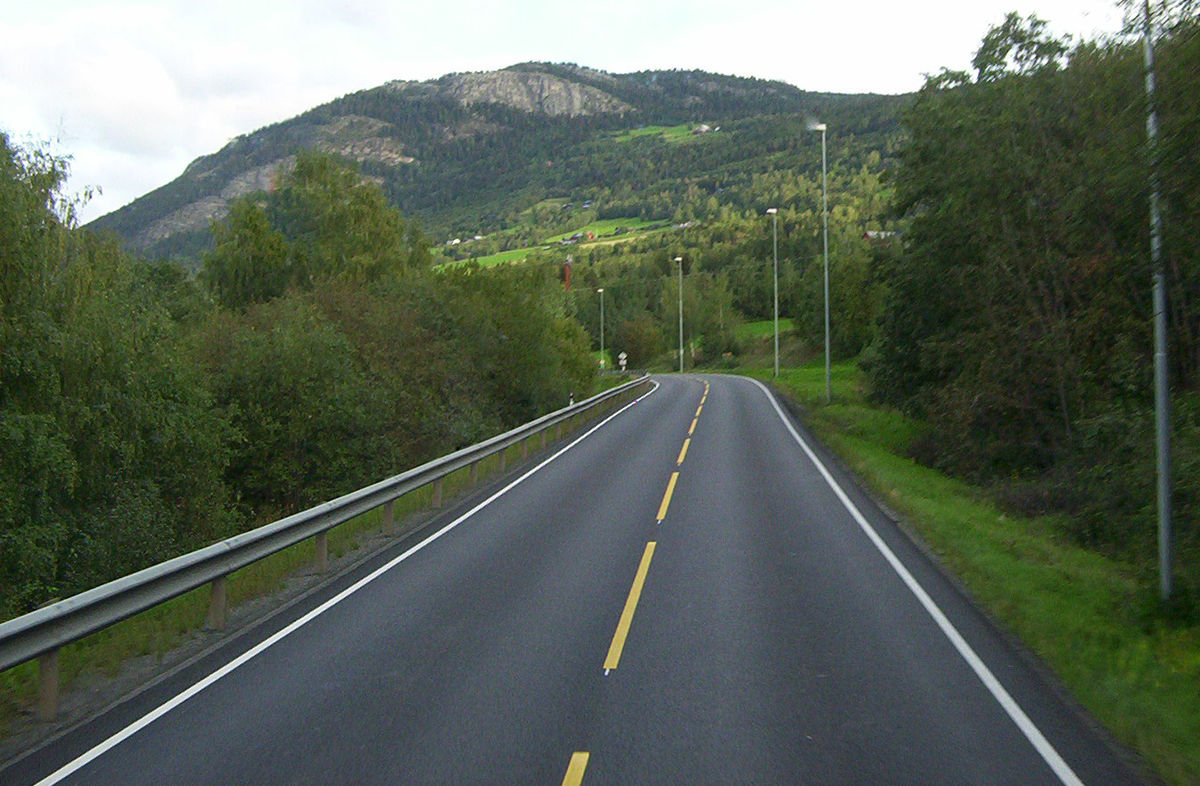
#> input picture road.jpg, 1200 x 786 px, found by its file name
$ jupyter execute 'Computer Vision - v1.ipynb'
#> lines starting #> are read from the running program, lines starting #| are printed output that depends on the picture; after the words box and inside, x2 and y2 are one past the last pixel; in counts of white or black regions, pixels touching at a corner belong together; pictures that were not available may be replaced by others from this repository, and a replacement may not be noted
[cell 1]
#Initial iteration - CV2 project / https://www.youtube.com/watch?v=G0cHyaP9HaQ&t=221s

import matplotlib.pylab as plt
import cv2
import numpy as np

def region_of_interest(img, vertices):
    mask = np.zeros_like(img)
    #channel_count = img.shape[2]
    match_mask_color = 255
    cv2.fillPoly(mask, vertices, match_mask_color)
    masked_image = cv2.bitwise_and(img, mask)
    return masked_image

def drow_the_lines(img, lines):
    img = np.copy(img)
    blank_image = np.zeros((img.shape[0], img.shape[1], 3), dtype=np.uint8)

    for line in lines:
        for x1, y1, x2, y2 in line:
            cv2.line(blank_image, (x1,y1), (x2,y2), (0, 255, 0), thickness=10)

    img = cv2.addWeighted(img, 0.8, blank_image, 1, 0.0)
    return img

image = cv2.imread('Road.jpg')
#> image is the input picture: shape (786, 1200, 3); mean B, G, R 87, 99.6, 89.3
image = cv2.cvtColor(image, cv2.COLOR_BGR2RGB)
print(image.shape)
#| (786, 1200, 3)
height = image.shape[0]
#> height = 786
width = image.shape[1]
#> width = 1200
region_of_interest_vertices = [
    (0, height),
    (width/2, height/2),
    (width, height)
]
#> region_of_interest_vertices = [(0, 786), (600, 393), (1200, 786)]
gray_image = cv2.cvtColor(image, cv2.COLOR_RGB2GRAY)
canny_image = cv2.Canny(gray_image, 100, 200)
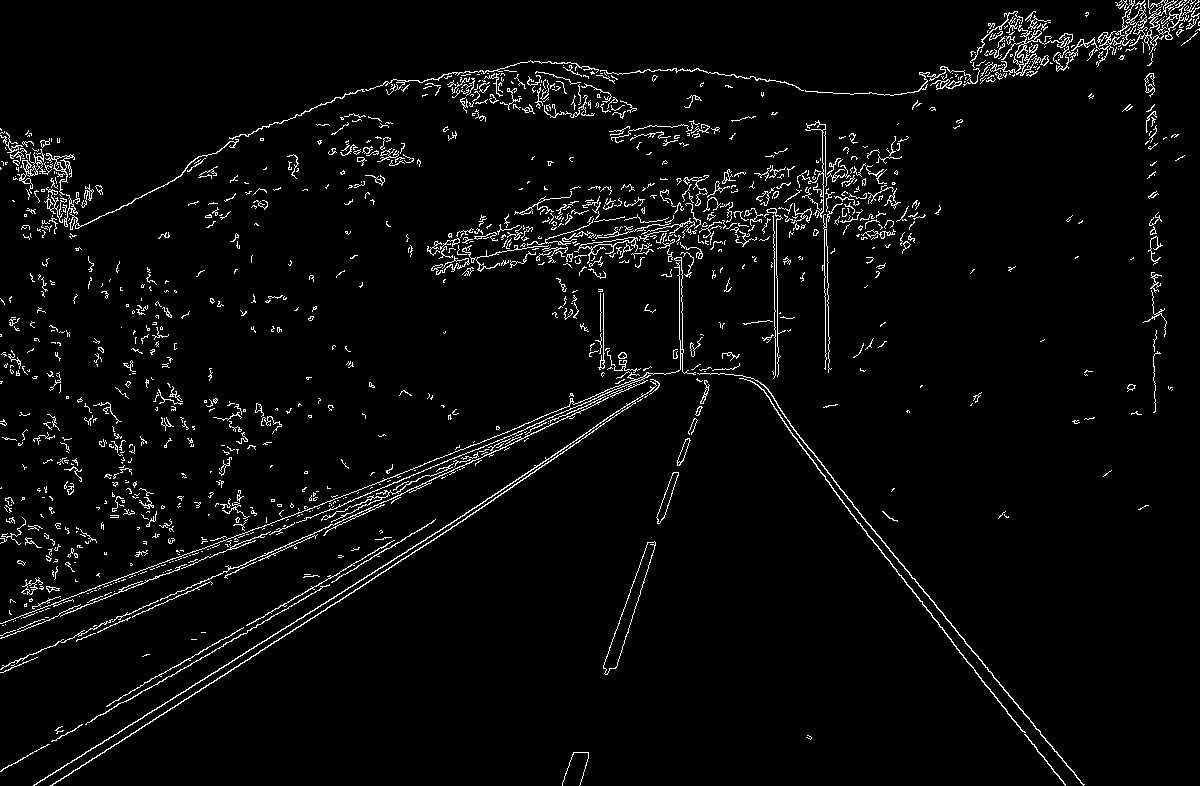
#> canny_image: shape (786, 1200); 3.6% white in thin lines or dots
cropped_image = region_of_interest(canny_image,
                np.array([region_of_interest_vertices], np.int32),)
#> in region_of_interest, `cv2.fillPoly(mask, vertices, match_mask_color)`: mask: shape (786, 1200); 25% white; 1 white region, box (x1, y1, x2, y2) and area: (1, 393, 1200, 786) 236007
#> in region_of_interest, `masked_image = cv2.bitwise_and(img, mask)`: masked_image: shape (786, 1200); 0.41% white in thin lines or dots, all inside (x1, y1, x2, y2) = (33, 393, 1085, 786)
lines = cv2.HoughLinesP(cropped_image,
                        rho=6,
                        theta=np.pi/180,
                        threshold=160,
                        lines=np.array([]),
                        minLineLength=40,
                        maxLineGap=25)
#> lines = 28 rows, first 6: [33, 785, 425, 540], [476, 507, 589, 431], [231, 669, 353, 592], [228, 637, 329, 576], [419, 549, 473, 512], [420, 543, 480, 504]

image_with_lines = drow_the_lines(image, lines)
#> the loop in drow_the_lines, `for line in lines:` made 28 passes
#> line on passes 1 to 12: [[33, 785, 425, 540]], [[476, 507, 589, 431]], [[231, 669, 353, 592]], [[228, 637, 329, 576]], [[419, 549, 473, 512]], [[420, 543, 480, 504]], [[501, 489, 547, 463]], [[246, 633, 322, 586]], [[52, 785, 244, 661]], [[223, 644, 421, 529]], [[959, 652, 1065, 784]], [[949, 621, 1057, 754]]

plt.imshow(cropped_image)
plt.show()

[cell 2]
#Second iteration

import matplotlib.pylab as plt
import cv2
import numpy as np

image = cv2.imread('Road.jpg')
image = cv2.cvtColor(image, cv2.COLOR_BGR2RGB)

height = image.shape[0]
width = image.shape[1]

region_of_interest_vertices = [
    (width*0.1, height),
    (width*0.35, height/1.85),
    (width*0.65, height/1.85),
    (width*0.9, height) ]

def region_of_interest(img, vertices):
    #ROI and cropping
    mask1 = np.zeros_like(img)
    channel_count = img.shape[2]
    match_mask_color = (255,) * channel_count
    cv2.fillPoly(mask1, vertices, match_mask_color)
    masked_image1 = cv2.bitwise_and(img, mask1)
    # white color mask
    lower = np.uint8([200, 200, 200])
    upper = np.uint8([255, 255, 255])
    white_mask = cv2.inRange(masked_image1, lower, upper)
    # yellow color mask
    lower = np.uint8([190, 190,   0])
    upper = np.uint8([255, 255, 255])
    yellow_mask = cv2.inRange(masked_image1, lower, upper)
    # combine the mask - here it is
    mask = cv2.bitwise_or(white_mask, yellow_mask)
    masked2 = cv2.bitwise_and(masked_image1, masked_image1, mask = mask)
    return masked2

def drow_the_lines(img, lines):
    img = np.copy(img)
    blank_image = np.zeros((img.shape[0], img.shape[1], 3), dtype=np.uint8)

    for line in lines:
        for x1, y1, x2, y2 in line:
            cv2.line(blank_image, (x1,y1), (x2,y2), (0, 255, 0), thickness=10)

    img = cv2.addWeighted(img, 0.8, blank_image, 1, 0.0)
    return img

cropped_image = region_of_interest(image,
                    np.array([region_of_interest_vertices], np.int32),)
#> in region_of_interest, `cv2.fillPoly(mask1, vertices, match_mask_color)`: mask1: shape (786, 1200, 3); 25.4% white; 1 white region, box (x1, y1, x2, y2) and area: (120, 424, 1081, 786) 239282
#> in region_of_interest, `white_mask = cv2.inRange(masked_image1, lower, upper)`: white_mask: shape (786, 1200); 0.18% white in thin lines or dots, all inside (x1, y1, x2, y2) = (200, 424, 919, 690)
#> in region_of_interest, `yellow_mask = cv2.inRange(masked_image1, lower, upper)`: yellow_mask: shape (786, 1200); 0.3% white; 128 white regions (117 under 20 px), largest, box (x1, y1, x2, y2) and area: (200, 424, 602, 690) 1884, (657, 473, 678, 519) 198, (573, 753, 588, 776) 79

gray_image = cv2.cvtColor(cropped_image, cv2.COLOR_RGB2GRAY)

blur_image = cv2.blur(gray_image, (10,10))

canny_image = cv2.Canny(blur_image, 50, 150)
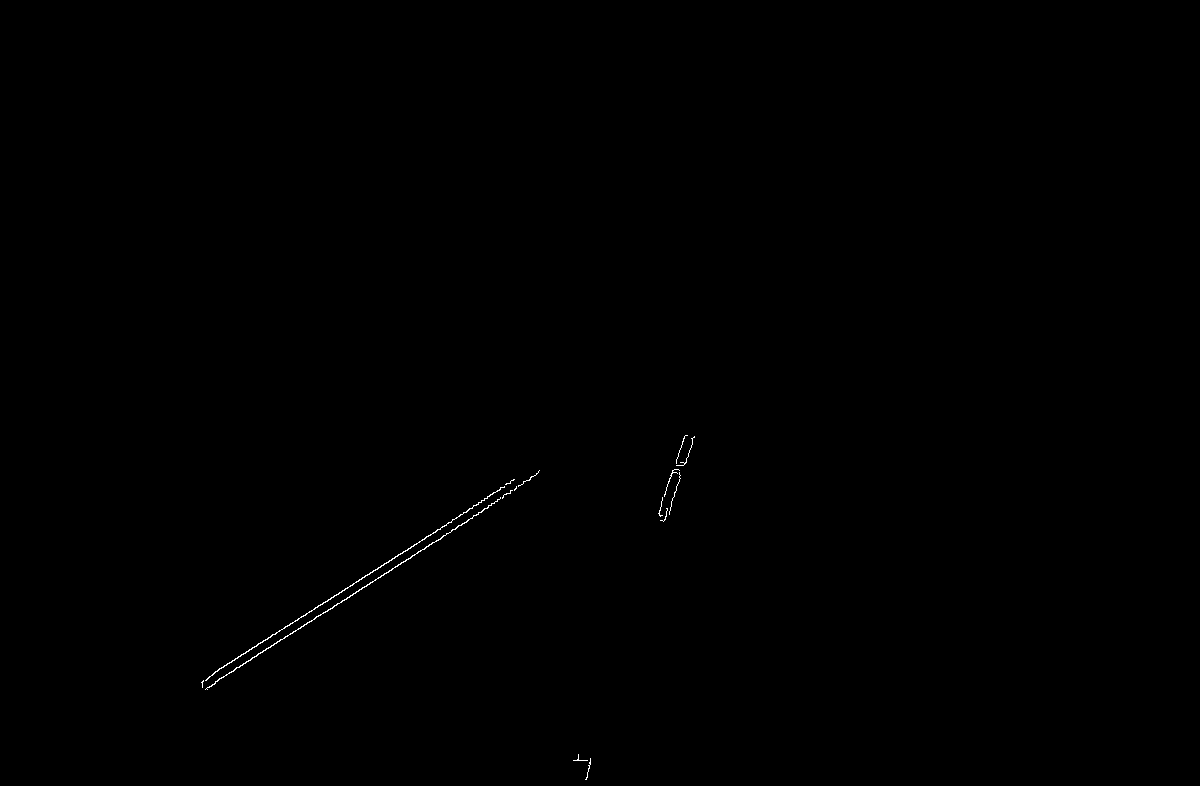
#> canny_image: shape (786, 1200); 0.14% white in thin lines or dots, all inside (x1, y1, x2, y2) = (201, 435, 695, 780)

lines = cv2.HoughLinesP(canny_image,
                        rho=6,
                        theta=np.pi/180,
                        threshold=160,
                        lines=np.array([]),
                        minLineLength=40,
                        maxLineGap=25)
#> lines = [[410, 558, 510, 493], [205, 689, 536, 474], [202, 681, 398, 554], [402, 553, 511, 480], [327, 601, 392, 558], [358, 581, 414, 544], [206, 688, 337, 603]]

image_with_lines = drow_the_lines(image, lines)
#> the loop in drow_the_lines, `for line in lines:` made 7 passes

plt.imshow(cropped_image)
plt.show()

[cell 3]
#Third iteration

import matplotlib.pylab as plt
import cv2
import numpy as np

image = cv2.imread('Test4.jpg')
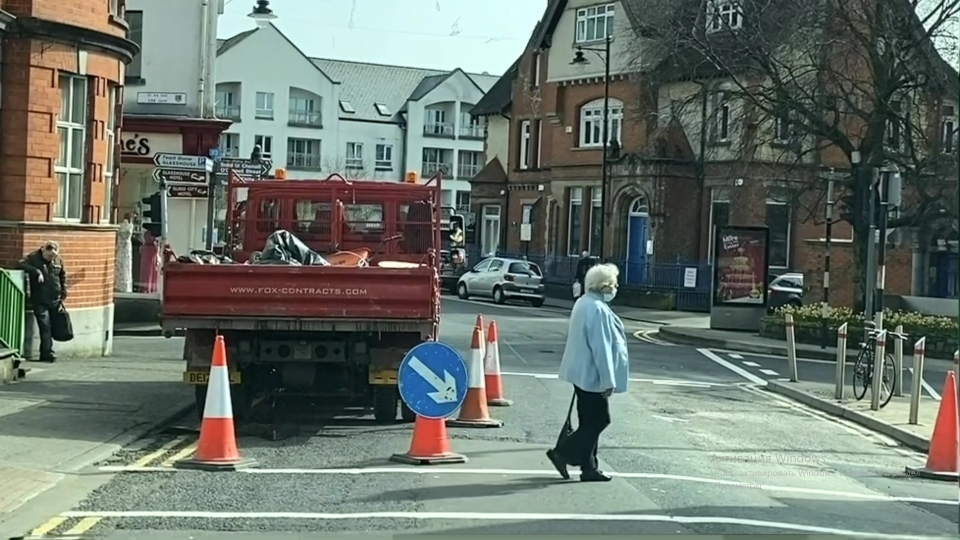
#> input picture Initials/Test4.jpg, 1920 x 1080 px, found by its file name (shown at 1/2 size)
#> image is the input picture: shape (1080, 1920, 3); mean B, G, R 106.9, 115.7, 106.2
image = cv2.cvtColor(image, cv2.COLOR_BGR2RGB)

height = image.shape[0]
#> height = 1080
width = image.shape[1]
#> width = 1920

region_of_interest_vertices = [
    (width*0.05, height),
    (width*0.35, height/1.85),
    (width*0.65, height/1.85),
    (width*0.95, height) ]

def region_of_interest(img, vertices):
    #ROI and cropping
    mask1 = np.zeros_like(img)
    channel_count = img.shape[2]
    match_mask_color = (255,) * channel_count
    cv2.fillPoly(mask1, vertices, match_mask_color)
    masked_image1 = cv2.bitwise_and(img, mask1)
    # white color mask
    lower = np.uint8([200, 200, 200])
    upper = np.uint8([255, 255, 255])
    white_mask = cv2.inRange(masked_image1, lower, upper)
    # yellow color mask
    lower = np.uint8([190, 190,   0])
    upper = np.uint8([255, 255, 255])
    yellow_mask = cv2.inRange(masked_image1, lower, upper)
    # combine the mask - here it is
    mask = cv2.bitwise_or(white_mask, yellow_mask)
    masked2 = cv2.bitwise_and(masked_image1, masked_image1, mask = mask)
    return masked2

def drow_the_lines(img, lines):
    img = np.copy(img)
    blank_image = np.zeros((img.shape[0], img.shape[1], 3), dtype=np.uint8)

    for line in lines:
        for x1, y1, x2, y2 in line:
            cv2.line(blank_image, (x1,y1), (x2,y2), (0, 255, 0), thickness=10)

    img = cv2.addWeighted(img, 0.8, blank_image, 1, 0.0)
    return img

cropped_image = region_of_interest(image,
                np.array([region_of_interest_vertices], np.int32),)
#> in region_of_interest, `cv2.fillPoly(mask1, vertices, match_mask_color)`: mask1: shape (1080, 1920, 3); 27.6% white; 1 white region, box (x1, y1, x2, y2) and area: (97, 583, 1824, 1080) 572623
#> in region_of_interest, `white_mask = cv2.inRange(masked_image1, lower, upper)`: white_mask: shape (1080, 1920); 2% white; 245 white regions (178 under 20 px), largest, box (x1, y1, x2, y2) and area: (151, 1023, 1821, 1077) 13168, (1441, 922, 1730, 1000) 8069, (474, 937, 1119, 949) 4160
#> in region_of_interest, `yellow_mask = cv2.inRange(masked_image1, lower, upper)`: yellow_mask: shape (1080, 1920); 2.7% white; 288 white regions (218 under 20 px), largest, box (x1, y1, x2, y2) and area: (1204, 902, 1732, 1001) 16026, (151, 1022, 1822, 1078) 14159, (473, 936, 1119, 949) 4519
#> in region_of_interest, `masked2 = cv2.bitwise_and(masked_image1, masked_image1, mask = mask)`:
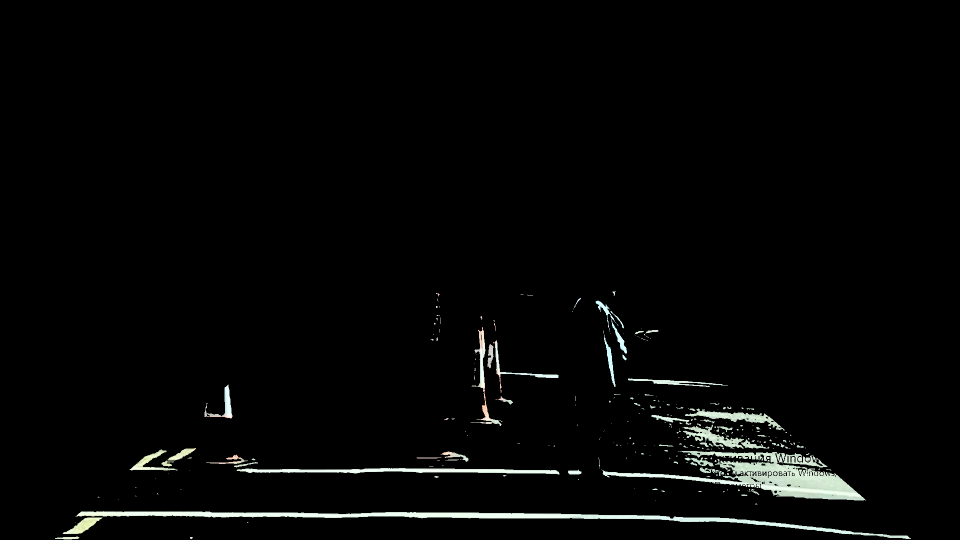
#> masked2: shape (1080, 1920, 3) (shown at 1/2 size); mean R, G, B 5.8, 6.3, 5.9

gray_image = cv2.cvtColor(cropped_image, cv2.COLOR_RGB2GRAY)
#> gray_image: shape (1080, 1920)

lines = cv2.HoughLinesP(gray_image,
                        rho=2,
                        theta=np.pi/180,
                        threshold=350,
                        lines=np.array([]),
                        minLineLength=40,
                        maxLineGap=150)
#> lines = 87 rows, first 6: [155, 1029, 1196, 1029], [153, 1031, 1319, 1031], [259, 939, 1026, 939], [1404, 943, 1648, 943], [497, 945, 1235, 945], [843, 1036, 1457, 1036]

image_with_lines = drow_the_lines(image, lines)
#> the loop in drow_the_lines, `for line in lines:` made 87 passes
#> line on passes 1 to 12: [[155, 1029, 1196, 1029]], [[153, 1031, 1319, 1031]], [[259, 939, 1026, 939]], [[1404, 943, 1648, 943]], [[497, 945, 1235, 945]], [[843, 1036, 1457, 1036]], [[160, 1025, 957, 1025]], [[263, 936, 728, 944]], [[318, 901, 473, 909]], [[761, 936, 1694, 968]], [[154, 1030, 1287, 1030]], [[285, 917, 515, 925]]
#> in drow_the_lines, `img = cv2.addWeighted(img, 0.8, blank_image, 1, 0.0)`:
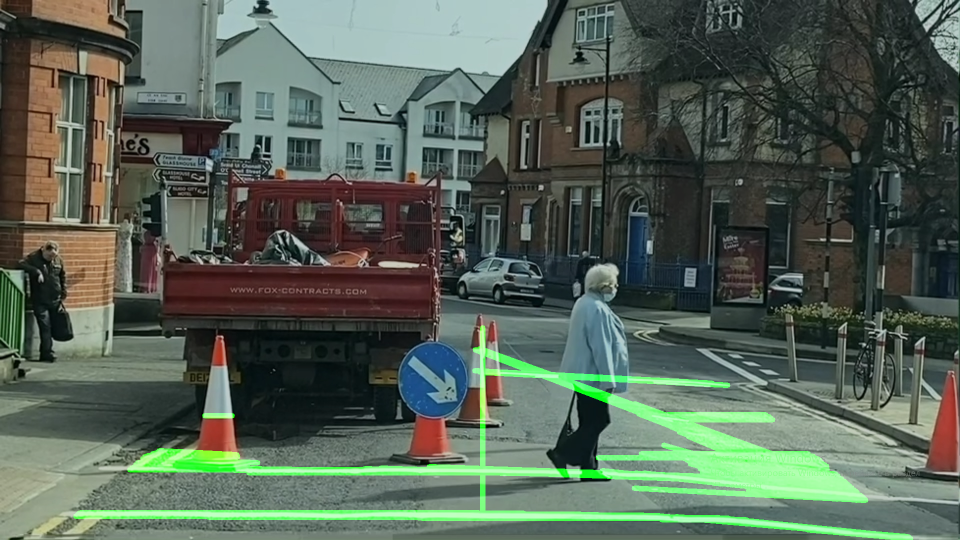
#> img: shape (1080, 1920, 3) (shown at 1/2 size); mean R, G, B 85, 98.2, 85.5
plt.imshow(image_with_lines)
plt.show()

[cell 4]
#Video capturing

import cv2
import numpy as np

def region_of_interest(img, vertices):
    #ROI and cropping
    mask1 = np.zeros_like(img)
    channel_count = img.shape[2]
    match_mask_color = (255,) * channel_count
    cv2.fillPoly(mask1, vertices, match_mask_color)
    masked_image1 = cv2.bitwise_and(img, mask1)
    # white color mask
    lower = np.uint8([200, 200, 200])
    upper = np.uint8([255, 255, 255])
    white_mask = cv2.inRange(masked_image1, lower, upper)
    # yellow color mask
    lower = np.uint8([170, 170,   0])
    upper = np.uint8([255, 255, 255])
    yellow_mask = cv2.inRange(masked_image1, lower, upper)
    # combine the mask - here it is
    mask = cv2.bitwise_or(white_mask, yellow_mask)
    masked2 = cv2.bitwise_and(masked_image1, masked_image1, mask = mask)
    return masked2

def drow_the_lines(img, lines):
    img = np.copy(img)
    blank_image = np.zeros((img.shape[0], img.shape[1], 3), dtype=np.uint8)

    for line in lines:
        for x1, y1, x2, y2 in line:
            cv2.line(blank_image, (x1,y1), (x2,y2), (0, 255, 0), thickness=10)

    img = cv2.addWeighted(img, 0.8, blank_image, 1, 0.0)
    return img


def process(image):
    height = image.shape[0]
    width = image.shape[1]
    region_of_interest_vertices = [
    (width*0.05, height),
    (width*0.35, height/1.75),
    (width*0.65, height/1.75),
    (width*0.95, height) ]

    cropped_image = region_of_interest(image,
                    np.array([region_of_interest_vertices], np.int32),)
    gray_image = cv2.cvtColor(cropped_image, cv2.COLOR_RGB2GRAY)

    lines = cv2.HoughLinesP(gray_image,
                            rho=2,
                            theta=np.pi/180,
                            threshold=125,
                            lines=np.array([]),
                            minLineLength=40,
                            maxLineGap=100)

    if lines is None:
        return image

    image_with_lines = drow_the_lines(image, lines)
    return image_with_lines


cap = cv2.VideoCapture('test1.mp4')

while cap.isOpened():
    ret, frame = cap.read()
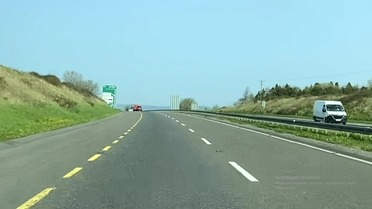
#> input picture Initials/Test1.1.jpg, 372 x 209 px, given in place of test1.mp4, which was not available
#> frame is the input picture: shape (209, 372, 3); mean B, G, R 167, 173.7, 138.9
    frame = process(frame)
#> in region_of_interest, `cv2.fillPoly(mask1, vertices, match_mask_color)`: mask1: shape (209, 372, 3); 25.8% white; 1 white region, box (x1, y1, x2, y2) and area: (19, 119, 353, 209) 20092
#> in region_of_interest, `white_mask = cv2.inRange(masked_image1, lower, upper)`: white_mask: shape (209, 372); 0.22% white; 13 white regions (12 under 20 px), largest, box (x1, y1, x2, y2) and area: (229, 162, 258, 181) 126
#> in region_of_interest, `yellow_mask = cv2.inRange(masked_image1, lower, upper)`:
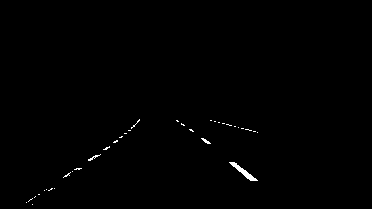
#> yellow_mask: shape (209, 372); 0.43% white; 35 white regions (32 under 20 px), largest, box (x1, y1, x2, y2) and area: (229, 162, 258, 181) 140, (88, 154, 101, 161) 26, (201, 138, 211, 144) 25
#> in process, `lines = cv2.HoughLinesP(gray_image, rho=2, theta=np.pi/180, threshold=..`: lines = None
    cv2.imshow('frame', frame)
    if cv2.waitKey(1) & 0xFF == ord('q'):
#> (key q is pressed here)
        break


cap.release()
cv2.destroyAllWindows()
